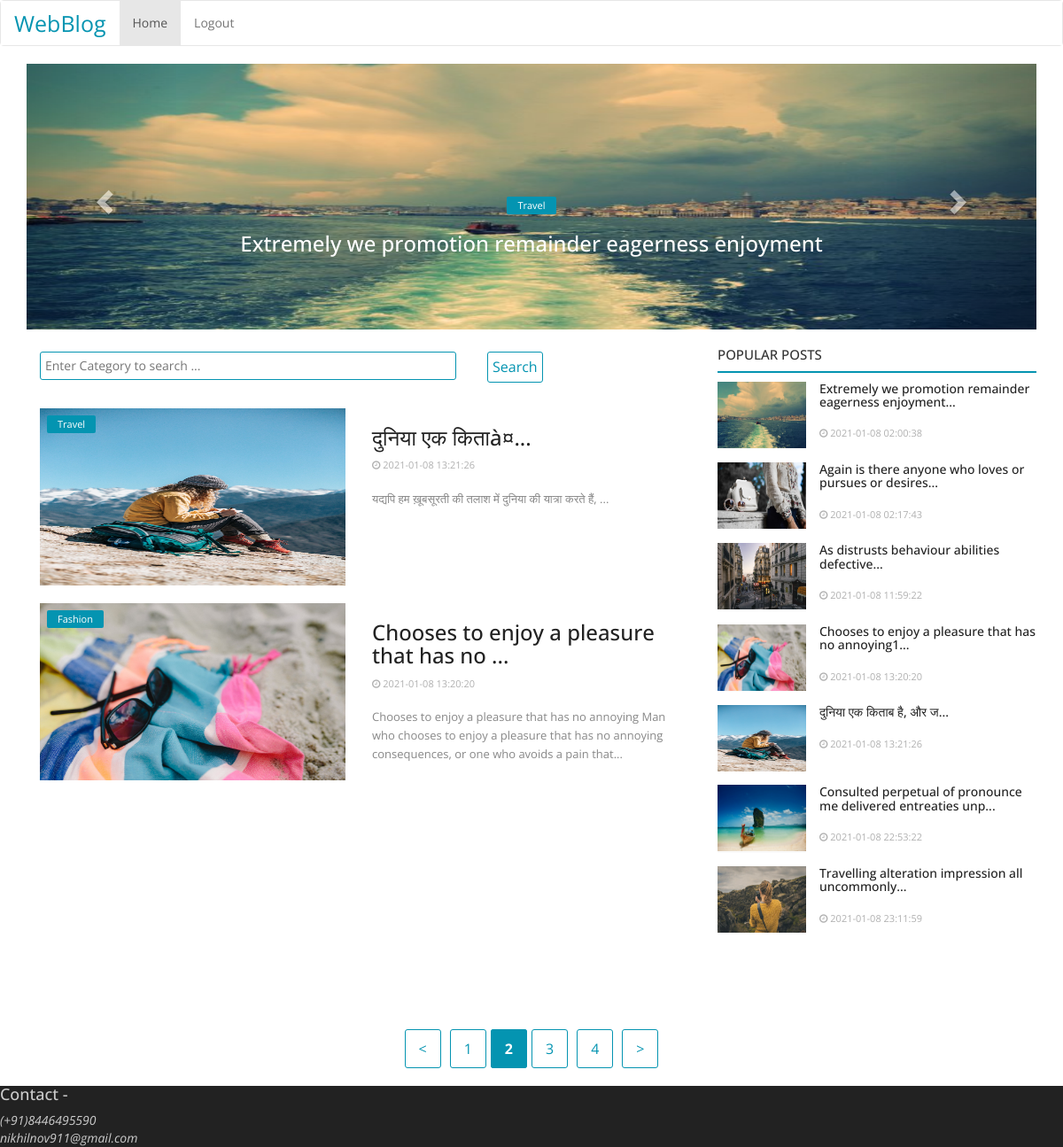
Page /index.php/blog/home/2 on the committed database.
### tables this page shows
CREATE TABLE `posts` (
  `post_id` int(11) NOT NULL,
  `post_category` varchar(110) NOT NULL,
  `post_image` varchar(110) NOT NULL,
  `post_title` varchar(255) NOT NULL,
  `post` text NOT NULL,
  `active` int(11) NOT NULL,
  `date_added` timestamp NOT NULL DEFAULT current_timestamp(),
  `user_id` int(11) NOT NULL
);

### application/controllers/Blog.php (called while the page is built, shortened)
<?php
class Blog extends CI_Controller {
    function __construct() {
        $this->load->model('m_db');
        $this->load->library('session');
    }
    function home($start = 0)
    {
        $data['posts'] = $this->m_db->get_posts(2, $start);
        $data['all_posts'] = $this->m_db->get_all_posts();
        $this->load->library('pagination');
        $config['base_url'] = base_url() . 'index.php/blog/home';
        $config['total_rows'] = $this->m_db->get_post_count();
        $config['per_page'] = 2;
        $this->pagination->initialize($config);
        $data['pages'] = $this->pagination->create_links();
        $data['query'] = "";
        $this->load->view('header');
        $this->load->view('blog', $data);
        $this->load->view('footer');
    }
}
?>

### index.php (called while the page is built, shortened)
<?php
require_once BASEPATH.'core/CodeIgniter.php';

### application/models/M_db.php (called while the page is built, shortened)
<?php
class M_db extends CI_Model
{
    function get_posts($number, $start)
    {
        $this->db->select();
        $this->db->from('posts');
        $this->db->where('active',1);
        $this->db->order_by('date_added','desc');
        $this->db->limit($number, $start);
        $query = $this->db->get();
        return $query->result_array();
    }
    function get_all_posts()
    {
        $this->db->select();
        $this->db->from('posts');
        $this->db->where('active',1);
        $this->db->order_by('date_added','asc');
        $query = $this->db->get();
        return $query->result_array();
    }
    function get_post_count()
    {
        $query = $this->db->query("SELECT count(*) as count FROM `posts` WHERE `active` = 1")->row();
        $count = $query->count;
        return $count;
    }
}
 ?>

### application/views/blog.php (the view, shortened to what this page needs)
<!DOCTYPE html>
<html>
<head>
    <link rel="stylesheet" href="https://maxcdn.bootstrapcdn.com/bootstrap/3.4.1/css/bootstrap.min.css">
    <link rel="stylesheet" href="http://netdna.bootstrapcdn.com/font-awesome/4.0.3/css/font-awesome.min.css">
    <link rel="stylesheet" href="<?php echo base_url(); ?>/css/style.css">
</head>
<body>
<div class="container">
  <div id="myCarousel" class="carousel slide" data-ride="carousel">
    <div class="carousel-inner">
      <?php $i = 1;?>
      <?php foreach($all_posts as $post) { ?>
      <?php if($i == 1) {?>
        <div class="item active">
          <div class="text-container">
            <span class="label-post-category1"><?php echo $post['post_category'] ?></span>
            <h3 style="color:#fff;"class="title"><?php echo $post['post_title'];?></h3>
          </div>
        </div>
      <?php }
        $i++;
       } ?>
    </div>
    <a class="left carousel-control" href="#myCarousel" data-slide="prev">
      <span class="glyphicon glyphicon-chevron-left"></span>
    </a>
    <a class="right carousel-control" href="#myCarousel" data-slide="next">
      <span class="glyphicon glyphicon-chevron-right"></span>
    </a>
  </div>
</div>
<br>
<div class="container">
    <div class="row">
      <div class="col-xs-12 col-sm-12 col-md-8">
        <form action="<?php echo base_url();?>index.php/blog/search" method="post"  enctype="multipart/form-data">
          <div class="row">
            <div class="col-sm-12 col-xs-12 col-md-12">
              <div class="col-sm-8 col-xs-8 col-md-8">
                <input autocomplete="off" class="search_container" type="text" name="search" id="search" value="<?php echo $query; ?>" placeholder="Enter Category to search ...">
              </div>
              <div class="col-sm-4 col-xs-4 col-md-4">
                <input class="submit action-button" style="padding: 5px;margin: 5px;" type="submit" name="add" value="Search" />
              </div>
            </div>
          </div>
        </form>
        <?php foreach($posts as $post) { ?>
          <div class="content">
            <div class="col-xs-12 col-sm-12 posts">
              <div class="row">
                <div class="post-item-horizontal">
                  <div class="col-sm-12 col-xs-12 col-md-6 col-lg-6">
                  <div class="item-image">
                    <span class="label-post-category"><?php echo $post['post_category'] ?></span>
                    <img style="width:100%;height: 200px;" src="<?php echo base_url(); ?>/uploads/<?php echo $post['post_image'] ?>">
                  </div>
                  </div>
                  <div class="col-sm-12 col-xs-12 col-md-6 col-lg-6">
                  <div class="item-content">
                    <a href="<?php echo base_url(); ?>index.php/blog/post_detail/<?php echo $post['post_id'];?>">
                      <h3 class="title"><?php echo substr($post['post_title'],0,40);?>...</h3>
                    </a>
                    <div class="post-meta">
                      <p class="post-meta-inner">
                          <span>
                            <i class="fa fa-clock-o" aria-hidden="true"></i> <?php echo $post['date_added'] ?>
                          </span>
                      </p>
                  </div>
                  <p class="summary"><?php echo substr($post['post'],0,150);?>...</p>
                  </div>
                  </div>
                </div>
              </div>
            </div>
          </div>
        <?php }?>
      </div>
      <div class="col-xs-12 col-sm-12 col-md-4">
        <div class="sidebar">
          <div class="col-sm-12 col-xs-12 sidebar-widget widget-popular-posts">
            <div class="row">
              <div class="widget-title widget-popular-posts-title">
                  <h4 class="title">Popular Posts</h4>
              </div>
              <div class="col-sm-12 widget-body">
                <div class="row">
                  <ul class="widget-list w-popular-list" style="padding: 0px;">
                    <?php foreach($all_posts as $post) { ?>
                    <li>
                      <div class="left">
                        <a href="">
                          <img class="img-responsive lazyloaded" src="<?php echo base_url(); ?>/uploads/<?php echo $post['post_image'] ?>">
                        </a>
                      </div>
                      <div class="right">
                        <div class="item-content">
                          <a href="<?php echo base_url(); ?>index.php/blog/post_detail/<?php echo $post['post_id'];?>">
                          <h3 style="margin: 0px;font-size: 14px;" class="title"><?php echo substr($post['post_title'],0,60);?>...</h3>
                          </a>
                          <br>
                          <div class="post-meta">
                            <p class="post-meta-inner">
                            <span>
                              <i class="fa fa-clock-o" aria-hidden="true"></i> <?php echo $post['date_added'] ?>
                            </span>
                            </p>
                        </div>
                      </div>
                    </div>
                    </li>
                    <?php } ?>
                  </ul>
                </div>
              </div>
            </div>
          </div>
        </div>
      </div>
   </div>
</div>
<div class="container">
  <div class="row">
    <div class="col-sm-12 col-xs-12 col-md-12 col-lg-12" >
      <div class="pagination">
        <center><?php echo $pages; ?></center>
      </div>
    </div>
  </div>
</div>
</body>
</html>

### css/style.css (style rules this page uses)
body { font-family: 'Open Sans', sans-serif; }
a { color: #222; text-decoration: none!important; }
.item-image { position: relative; }
.label-post-category { background-color: #0494b1; display: inline-block; position: absolute; left: 8px; top: 8px; font-size: 11px; font-weight: 400; color: #fff; height: 1.8em; line-height: 1.8; padding: 0 12px; border-radius: 2px; cursor: pointer; pointer-events: auto; white-space: nowrap; z-index: 100; }
.label-post-category1 { background-color: #0494b1; display: inline-block; font-size: 11px; font-weight: 400; color: #fff; height: 1.8em; line-height: 1.8; padding: 0 12px; border-radius: 2px; cursor: pointer; pointer-events: auto; white-space: nowrap; z-index: 100; }
.text-container { width: 100%; text-align: center; position: absolute;top:50%; }
.post-item-horizontal .summary { display: block; float: left; color: #888; font-size: 13px; font-weight: 400; line-height: 21px; margin-top: 10px; }
.post-meta-inner span { color: #b0b0b0!important; font-size: 11px; margin-right: 10px; }
.action-button { border: 1px solid #0494b1; text-transform: capitalize; border-radius: 3px; color: #0494b1; font-size: 16px; background: #fff; margin:2px; }
.posts { margin-top: 10px; margin-bottom: 10px; }
.widget-title .title { font-size: 15px; font-weight: 500; margin: 0; text-transform: uppercase; position: relative; padding-bottom: 10px; border-bottom: 2px solid #0494b1; }
.w-popular-list li { list-style: none; position: relative; width: 100%; display: table; float: left; margin-bottom: 15px; }
.w-popular-list li .left { width: 100px; height: 75px; overflow: hidden; display: table-cell; vertical-align: top; background-color: #fafafa; }
.w-popular-list li .img-responsive { position: relative; height: 75px; width: 100%; }
.w-popular-list li .right { display: table-cell; vertical-align: top; padding-left: 15px; }
.widget-body { padding-top: 5px; height: 60vh; overflow-y: scroll; margin-top: 5px; }
.pagination { width: 100%; }
.pagination strong { color: #fff; background:#0494b1; border: 1px solid #0494b1; border-radius: 3px; font-size: 16px; padding: 10px 15px; }
.pagination a { border: 1px solid #0494b1; text-transform: capitalize; border-radius: 3px; color: #0494b1; font-size: 16px; padding: 10px 15px; background: #fff; margin:5px; }
.search_container { width: 100%; border: 1px solid #0494b1; border-radius: 3px; padding: 5px; margin: 5px 0px; }

### rows in the picture
posts: post_category "Travel", post_title "Extremely we promotion remainder eagerness enjoyment", post_image (picture), date_added "2021-01-08 02:00:38"
posts: post_category "Travel", post_image (picture), post_title "दुनिया एक किताà¤", date_added "2021-01-08 13:21:26", post "यद्यपि हम ख़ूबसूरती की तलाश में दुनिया की यात्रा करते हैं,", post_title "दुनिया एक किताब है, और ज"
posts: post_category "Fashion", post_image (picture), post_title "Chooses to enjoy a pleasure that has no", date_added "2021-01-08 13:20:20", post "Chooses to enjoy a pleasure that has no annoying Man who chooses to enjoy a pleasure that has no annoying consequences, or one who avoids a pain that", post_title "Chooses to enjoy a pleasure that has no annoying1"
posts: post_image (picture), post_title "Again is there anyone who loves or pursues or desires", date_added "2021-01-08 02:17:43"
posts: post_image (picture), post_title "As distrusts behaviour abilities defective", date_added "2021-01-08 11:59:22"
posts: post_image (picture), post_title "Consulted perpetual of pronounce me delivered entreaties unp", date_added "2021-01-08 22:53:22"
posts: post_image (picture), post_title "Travelling alteration impression all uncommonly", date_added "2021-01-08 23:11:59"

### other values in the picture
$pages "< 1 2 3 4 >"
